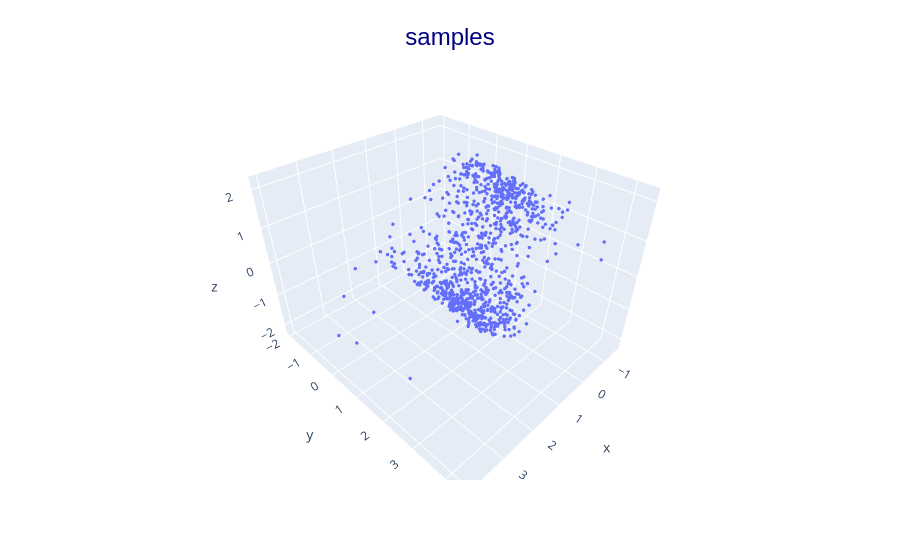

The cell this chart's notebook holds for it:
### Code cell
predictions = numpyro.handlers.substitute(samples, data={"m": ms})(model, None)
if z_dim == 2:
    zs = predictions["z"][0]
    plt.scatter(x=zs[:,0], y=zs[:,1])

### Figure 1 — Plotly figure (JSON) as saved in the notebook; plotly's stock layout.template omitted (floating-point values rounded to 4 significant figures; data arrays with more than 128 entries replaced by an {"elided": "..."} marker saying what was removed)
{"data": [{"hovertemplate": "x=%{x}<br>y=%{y}<br>z=%{z}<extra></extra>", "legendgroup": "", "marker": {"color": "#636efa", "size": 2, "symbol": "circle"}, "mode": "markers", "name": "", "scene": "scene", "showlegend": false, "type": "scatter3d", "x": {"elided": "1000 float values"}, "y": {"elided": "1000 float values"}, "z": {"elided": "1000 float values"}}], "layout": {"legend": {"tracegroupgap": 0}, "margin": {"t": 60}, "scene": {"domain": {"x": [0, 1], "y": [0, 1]}, "xaxis": {"title": {"text": "x"}}, "yaxis": {"title": {"text": "y"}}, "zaxis": {"title": {"text": "z"}}}, "title": {"font": {"color": "navy", "family": "Arial", "size": 24}, "text": "samples", "x": 0.5, "y": 0.95}}}
